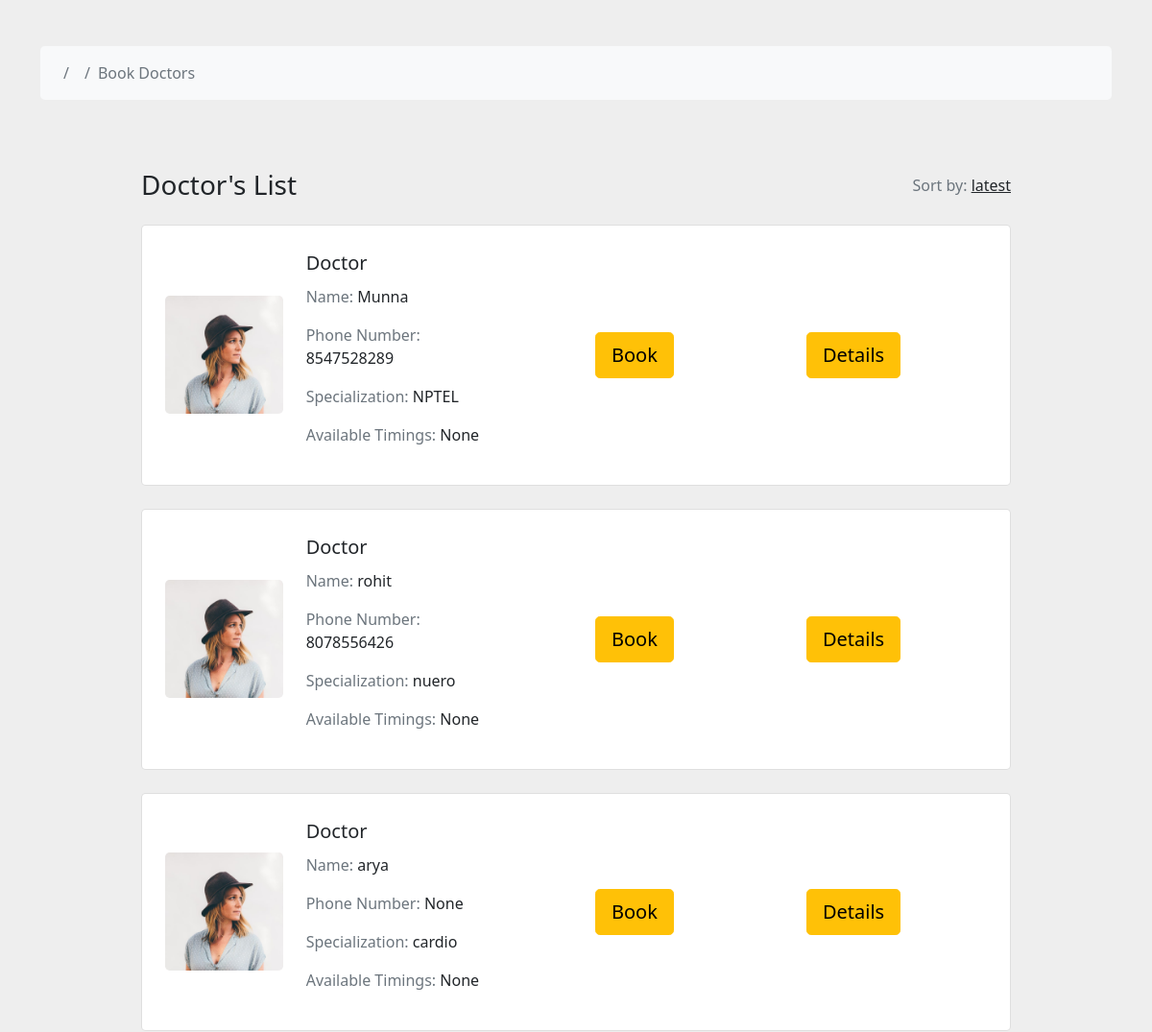
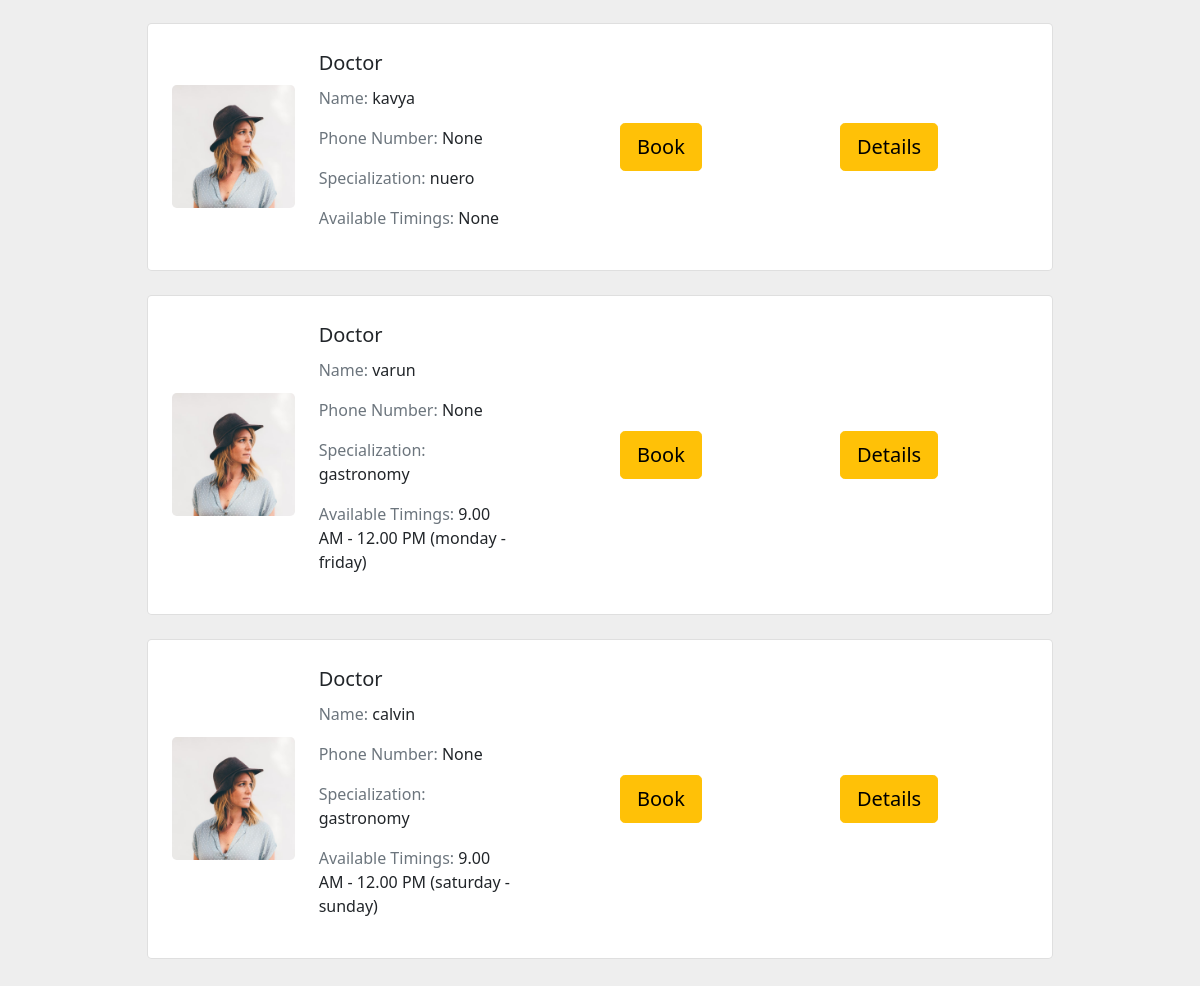
Page /doctors_list/ on the committed database (2 pictures, top to bottom).
### ct/models.py (models this page shows, shortened)
class DoctorProfile(models.Model):
    user = models.OneToOneField(settings.AUTH_USER_MODEL, on_delete=models.CASCADE)
    phone_number = models.CharField(max_length=15, blank=True, null=True)
    state = models.CharField(max_length=255, null=True, blank=True)
    district = models.CharField(max_length=100, blank=True, null=True)
    age = models.IntegerField(blank=True, null=True)
    gender = models.CharField(max_length=10, blank=True)
    certifications = models.TextField()
    specialization = models.CharField(max_length=100)
    available_timings = models.CharField(max_length=255, blank=True, null=True)
    booked_by = models.ManyToManyField(settings.AUTH_USER_MODEL, related_name='booked_doctors', blank=True)
    image = models.ImageField(upload_to='doctor_images/', blank=True, null=True)  # Add this line for the image field

class CustomUser(AbstractUser):
    CUSTOMER = 1
    DIETITIAN = 2
    DOCTOR = 3
    ROLE_CHOICE = (
     (CUSTOMER, 'Customer'),
     (DIETITIAN, 'Dietitian'),
     (DOCTOR, 'Doctor'),
    )
    username = models.CharField(max_length=100,unique=True ,default='')
    email = models.EmailField(unique=True)
    password = models.CharField(max_length=128)
    is_Customer = models.BooleanField(default=False)
    is_Dietitian = models.BooleanField(default=False)
    is_Doctor = models.BooleanField(default=False)
    REQUIRED_FIELDS = []

### ct/views.py (the view)
# urls.py: path('doctors_list/', views.doctors_list, name='doctors_list'),
def doctors_list(request):
    doctors = DoctorProfile.objects.all()
    if request.user.is_authenticated:
        bookings = Booking.objects.filter(user=request.user)
    else:
        bookings = None  # If the user is not logged in, set bookings to None
    context = {
        'doctors': doctors,
        'bookings': bookings,  # Now, 'bookings' has a value
    }
    return render(request, 'doctors_list.html', context)

### ct/templates/doctors_list.html (shortened to what this page needs)
{% load static %}
<!DOCTYPE html>
<html lang="en">
    <head>
        <link href="https://cdn.jsdelivr.net/npm/bootstrap@5.0.2/dist/css/bootstrap.min.css" rel="stylesheet">
    </head>
    <body>
      <section style="background-color: #eee;">
        <div class="container py-5">
            <div class="row">
                <div class="col">
                    <nav aria-label="breadcrumb"
                        class="bg-light rounded-3 p-3 mb-4">
                        <ol class="breadcrumb mb-0">
                            <li class="breadcrumb-item">
                            <li class="breadcrumb-item">
                            <li class="breadcrumb-item active"
                                aria-current="page">Book Doctors</li>
                        </ol>
                    </nav>
                </div>
            </div>
<section class="h-100" style="background-color: #eee;">
    <div class="container h-100 py-5">
      <div class="row d-flex justify-content-center align-items-center h-100">
        <div class="col-10">
          <div class="d-flex justify-content-between align-items-center mb-4">
            <h3 class="fw-normal mb-0 text-black">Doctor's List</h3>
            <div>
              <p class="mb-0"><span class="text-muted">Sort by:</span> <a href="#!" class="text-body">latest </a></p>
            </div>
          </div>
     {% for doctor in doctors %}
          <div class="card rounded-3 mb-4">
            <div class="card-body p-4">
              <div class="row d-flex justify-content-between align-items-center">
                <div class="col-md-2 col-lg-2 col-xl-2">
                  <img
                    src="{% static 'img/avatar/avatar-face-02.png' %}"
                    class="img-fluid rounded-3" alt="{{ doctor.user.username }}">
                </div>
                <div class="col-md-3 col-lg-3 col-xl-3">
                  <p class="lead fw-normal mb-2">Doctor</p>
                  <p><span class="text-muted">Name: </span>{{ doctor.user.username }}</p>
                  <p><span class="text-muted">Phone Number: </span>{{ doctor.phone_number }}</p>
                  <p><span class="text-muted">Specialization: </span>{{ doctor.specialization }}</p>
                  <p><span class="text-muted">Available Timings: </span>{{ doctor.available_timings }}</p>
                </div>
                <div class="col-md-3 col-lg-2 col-xl-2 offset-lg-1">
                  <button type="button" id="bookbtn" class="btn btn-warning btn-lg ms-2" data-bs-toggle="modal" data-bs-target="#bookingModal">Book</button>
                </div>
                <div class="col-md-3 col-lg-2 col-xl-2 offset-lg-1">
                  <button type="submit" id="detailsbtn" class="btn btn-warning btn-lg ms-2" onclick="deleteProfile('{{ doctor.id }}')">Details</button>
                </div>
              </div>
            </div>
          </div>
{% endfor %}
</div>
</div>
</section>
        </div>
  </section>
</body>
</html>

### rows in the picture
DoctorProfile: user.username "Munna", phone_number "8547528289", specialization "NPTEL", available_timings "None"
DoctorProfile: user.username "rohit", phone_number "8078556426", specialization "nuero", available_timings "None"
DoctorProfile: user.username "arya", phone_number "None", specialization "cardio", available_timings "None"
DoctorProfile: user.username "kavya", phone_number "None", specialization "nuero", available_timings "None"
DoctorProfile: user.username "varun", phone_number "None", specialization "gastronomy", available_timings "9.00 AM - 12.00 PM (monday - friday)"
DoctorProfile: user.username "calvin", phone_number "None", specialization "gastronomy", available_timings "9.00 AM - 12.00 PM (saturday - sunday)"
